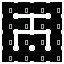

The image is a tile-based game level rendered from a .tmx file. Its description and complete source (layers, tilesets, objects, tile grids) follow:
An orthogonal 4x4 tile map with 16x16 px tiles, 1 tile layer (Tile Layer 1).

<map version="1.9" tiledversion="1.9.0" orientation="orthogonal" renderorder="right-down" width="4" height="4" tilewidth="16" tileheight="16" infinite="0" nextlayerid="2" nextobjectid="1">
 <tileset firstgid="1" source="../room_layouts.tsx" />
 <layer id="1" name="Tile Layer 1" width="4" height="4">
  <data encoding="csv">
6,4,4,7,
14,3,2,15,
13,6,7,13,
10,12,12,11
</data>
 </layer>
</map>
